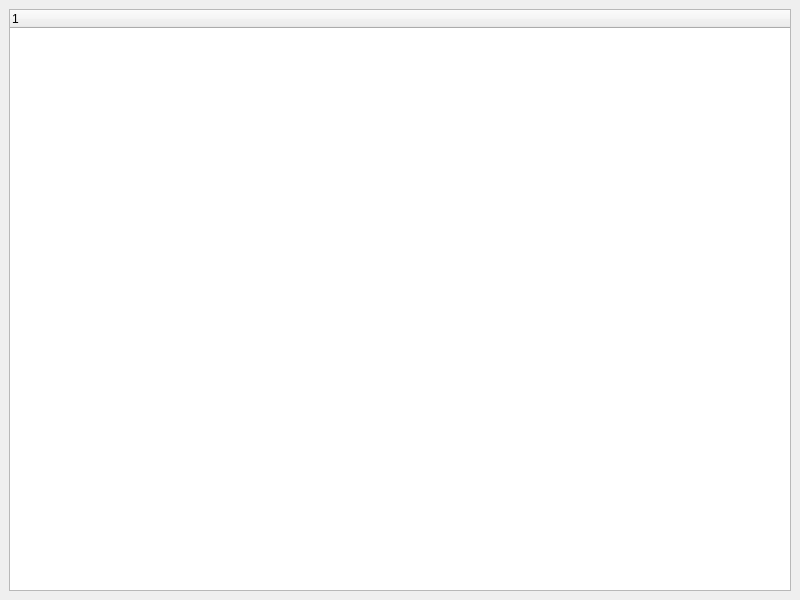
<?xml version="1.0" encoding="UTF-8"?>
<ui version="4.0">
 <class>MainWindow</class>
 <widget class="QMainWindow" name="MainWindow">
  <property name="geometry">
   <rect>
    <x>0</x>
    <y>0</y>
    <width>800</width>
    <height>600</height>
   </rect>
  </property>
  <property name="windowTitle">
   <string>MainWindow</string>
  </property>
  <widget class="QWidget" name="centralwidget">
   <layout class="QVBoxLayout" name="verticalLayout">
    <item>
     <widget class="QTreeWidget" name="treeWidget">
      <column>
       <property name="text">
        <string notr="true">1</string>
       </property>
      </column>
     </widget>
    </item>
   </layout>
  </widget>
 </widget>
 <resources/>
 <connections/>
</ui>
